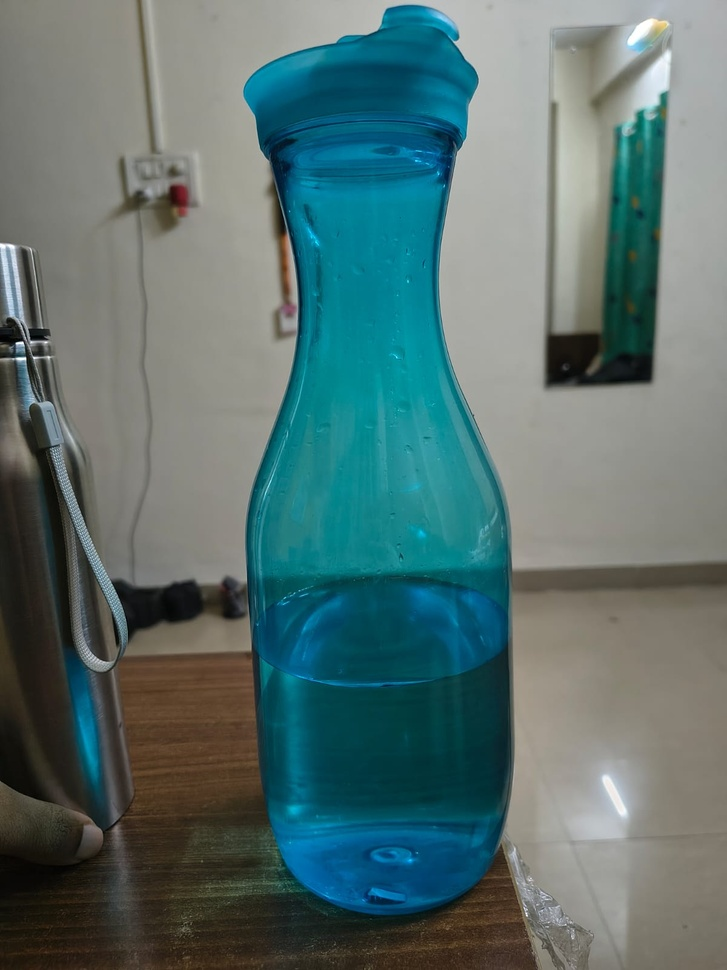
#> input picture ai/vision/tests/test1 copy.jpeg, 727 x 970 px, shrunk from 1200 x 1600 before the run
$ python -i lighting.py   (imports and definitions only)
#> lines starting #> are read from the running program, lines starting #| are printed output that depends on the picture
"""AI Lighting Correction & White-Balance Engine for Artisan Photographs.

Restores natural indoor lighting, lifts underexposed shadows, eliminates harsh yellow/green
tungsten bulb casts, and sharpens micro-contrast on handicrafts (pottery, textiles, wood, jewellery)
WITHOUT shifting genuine craft dyes, material textures, or handmade characteristics.
"""

from __future__ import annotations

import io
from pathlib import Path
import time
from typing import Any, BinaryIO, Dict, Optional, Tuple, Union

from PIL import Image, ImageEnhance, ImageOps

try:
    import cv2
    import numpy as np
except ImportError:
    cv2, np = None, None


class LightingCorrector:
    """Intelligent lighting and exposure balance engine for craft photos."""

    def __init__(
        self,
        clahe_clip_limit: float = 2.0,
        tile_grid_size: Tuple[int, int] = (8, 8),
    ) -> None:
        """Initialize LightingCorrector with CLAHE parameters."""
        self.clahe_clip_limit = clahe_clip_limit
        self.tile_grid_size = tile_grid_size
        if cv2 is not None:
            self._clahe = cv2.createCLAHE(
                clipLimit=self.clahe_clip_limit,
                tileGridSize=self.tile_grid_size,
            )
        else:
            self._clahe = None

    # [26 lines left out: function _to_pil, not called in this run]

    def auto_white_balance(self, bgr_img: Any) -> Any:
        """Correct color temperature casts using the Gray-World / Percentile algorithm."""
        if cv2 is None or np is None:
            return bgr_img

        result = bgr_img.astype(np.float32)
        b_p = np.percentile(result[:, :, 0], 98)
        g_p = np.percentile(result[:, :, 1], 98)
        r_p = np.percentile(result[:, :, 2], 98)

        avg_gray = (b_p + g_p + r_p) / 3.0
        if avg_gray < 1.0:
            return bgr_img

        scale_b = float(np.clip(avg_gray / (b_p + 1e-5), 0.75, 1.35))
        scale_g = float(np.clip(avg_gray / (g_p + 1e-5), 0.75, 1.35))
        scale_r = float(np.clip(avg_gray / (r_p + 1e-5), 0.75, 1.35))

        result[:, :, 0] *= scale_b
        result[:, :, 1] *= scale_g
        result[:, :, 2] *= scale_r

        return np.clip(result, 0, 255).astype(np.uint8)

    def adaptive_contrast_enhancement(self, bgr_img: Any) -> Any:
        """Apply CLAHE on CIELAB L-channel to brighten shadows without color distortion."""
        if cv2 is None or np is None or self._clahe is None:
            return bgr_img

        lab = cv2.cvtColor(bgr_img, cv2.COLOR_BGR2LAB)
        l_channel, a_channel, b_channel = cv2.split(lab)
        enhanced_l = self._clahe.apply(l_channel)
        enhanced_lab = cv2.merge((enhanced_l, a_channel, b_channel))
        return cv2.cvtColor(enhanced_lab, cv2.COLOR_LAB2BGR)

    def auto_gamma_exposure(self, bgr_img: Any) -> Any:
        """Dynamically adjust gamma if the photograph is underexposed."""
        if cv2 is None or np is None:
            return bgr_img

        gray = cv2.cvtColor(bgr_img, cv2.COLOR_BGR2GRAY)
        mean_lum = float(np.mean(gray))

        if mean_lum < 110:
            gamma = float(np.clip(110.0 / (mean_lum + 1e-5), 1.0, 1.6))
            inv_gamma = 1.0 / gamma
            table = np.array([((i / 255.0) ** inv_gamma) * 255 for i in np.arange(0, 256)]).astype(np.uint8)
            return cv2.LUT(bgr_img, table)
        return bgr_img

    def correct_lighting(
        self,
        image_input: Union[str, Path, bytes, BinaryIO, Image.Image, Any],
        enable_white_balance: bool = True,
        enable_clahe: bool = True,
        enable_auto_exposure: bool = True,
        output_format: str = "JPG",
    ) -> Tuple[bytes, Dict[str, Any]]:
        """Execute the complete lighting and exposure enhancement sequence.

        Args:
            image_input: Source image input.
            enable_white_balance: Whether to apply color temperature normalization.
            enable_clahe: Whether to apply adaptive shadow/contrast correction.
            enable_auto_exposure: Whether to lift underexposure.
            output_format: Output image format ('JPG' or 'PNG').

        Returns:
            Tuple of (enhanced_image_bytes, telemetry_metadata).
        """
        start_time = time.time()

        if cv2 is not None and np is not None:
            # OpenCV Accelerated Pipeline
            if isinstance(image_input, np.ndarray):
                bgr = image_input.copy()
            else:
                pil_img = self._to_pil(image_input)
                bgr = cv2.cvtColor(np.array(pil_img), cv2.COLOR_RGB2BGR)

            orig_mean_lum = float(np.mean(cv2.cvtColor(bgr, cv2.COLOR_BGR2GRAY)))
            working = bgr
            if enable_white_balance:
                working = self.auto_white_balance(working)
            if enable_auto_exposure:
                working = self.auto_gamma_exposure(working)
            if enable_clahe:
                working = self.adaptive_contrast_enhancement(working)

            new_mean_lum = float(np.mean(cv2.cvtColor(working, cv2.COLOR_BGR2GRAY)))
            elapsed_ms = round((time.time() - start_time) * 1000, 2)

            ext = ".jpg" if output_format.upper() in ("JPG", "JPEG") else ".png"
            params = [int(cv2.IMWRITE_JPEG_QUALITY), 95] if ext == ".jpg" else [int(cv2.IMWRITE_PNG_COMPRESSION), 4]
            success, encoded = cv2.imencode(ext, working, params)
            if not success:
                raise RuntimeError("Failed to encode processed image to output buffer")

            telemetry = {
                "execution_time_ms": elapsed_ms,
                "original_luminance": round(orig_mean_lum, 2),
                "enhanced_luminance": round(new_mean_lum, 2),
                "luminance_boost_percent": round(((new_mean_lum - orig_mean_lum) / (orig_mean_lum + 1e-5)) * 100, 2),
                "white_balance_applied": enable_white_balance,
                "clahe_applied": enable_clahe,
                "exposure_lift_applied": enable_auto_exposure,
                "engine": "opencv_clahe",
            }
            return encoded.tobytes(), telemetry

        else:
            # PIL Resilient Pure Python Fallback
            pil_img = self._to_pil(image_input)
            working_pil = pil_img

            if enable_auto_exposure:
                working_pil = ImageOps.autocontrast(working_pil, cutoff=1)
                enhancer_b = ImageEnhance.Brightness(working_pil)
                working_pil = enhancer_b.enhance(1.08)

            if enable_clahe:
                enhancer_c = ImageEnhance.Contrast(working_pil)
                working_pil = enhancer_c.enhance(1.12)

            buf = io.BytesIO()
            fmt = "JPEG" if output_format.upper() in ("JPG", "JPEG") else "PNG"
            working_pil.save(buf, format=fmt, quality=95)
            elapsed_ms = round((time.time() - start_time) * 1000, 2)

            telemetry = {
                "execution_time_ms": elapsed_ms,
                "white_balance_applied": enable_white_balance,
                "clahe_applied": enable_clahe,
                "exposure_lift_applied": enable_auto_exposure,
                "engine": "pil_autocontrast",
            }
            return buf.getvalue(), telemetry

>>> import cv2
>>> picture = cv2.cvtColor(cv2.imread('tests/test1 copy.jpeg'), cv2.COLOR_BGR2RGB)
>>> result = LightingCorrector().correct_lighting(picture)
#> in correct_lighting, `orig_mean_lum = float(np.mean(cv2.cvtColor(bgr, cv2.COLOR_BGR2GRAY)))`: orig_mean_lum = 109.5
#> in auto_white_balance, `b_p = np.percentile(result[:, :, 0], 98)`: b_p = 181
#> in auto_white_balance, `g_p = np.percentile(result[:, :, 1], 98)`: g_p = 185
#> in auto_white_balance, `r_p = np.percentile(result[:, :, 2], 98)`: r_p = 184
#> in auto_white_balance, `avg_gray = (b_p + g_p + r_p) / 3.0`: avg_gray = 183.3
#> in auto_white_balance, `scale_b = float(np.clip(avg_gray / (b_p + 1e-5), 0.75, 1.35))`: scale_b = 1.01
#> in auto_white_balance, `scale_g = float(np.clip(avg_gray / (g_p + 1e-5), 0.75, 1.35))`: scale_g = 0.991
#> in auto_white_balance, `scale_r = float(np.clip(avg_gray / (r_p + 1e-5), 0.75, 1.35))`: scale_r = 0.996
#> in auto_white_balance, `return np.clip(result, 0, 255).astype(np.uint8)`:
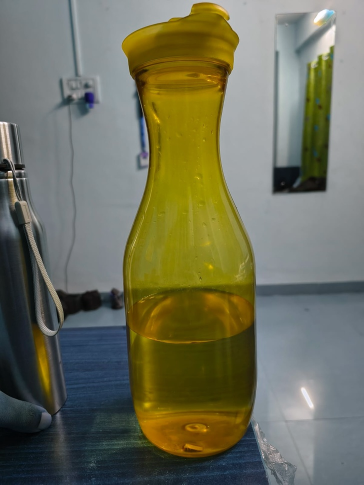
#> returned value: shape (970, 727, 3) (shown at 1/2 size); mean of channels 0, 1, 2 89, 111.1, 110.4; drawn as B, G, R
#> in auto_gamma_exposure, `gray = cv2.cvtColor(bgr_img, cv2.COLOR_BGR2GRAY)`:
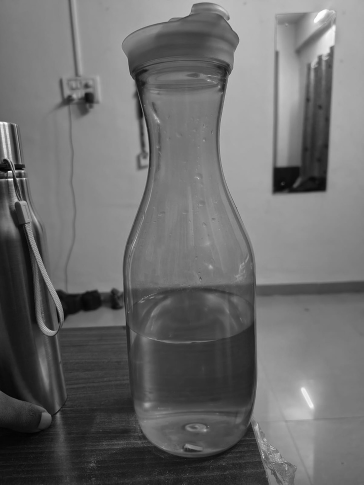
#> gray: shape (970, 727) (shown at 1/2 size); min 0, max 253, mean 108.4
#> in auto_gamma_exposure, `mean_lum = float(np.mean(gray))`: mean_lum = 108.4
#> in auto_gamma_exposure, `gamma = float(np.clip(110.0 / (mean_lum + 1e-5), 1.0, 1.6))`: gamma = 1.01
#> in auto_gamma_exposure, `inv_gamma = 1.0 / gamma`: inv_gamma = 0.985
#> in auto_gamma_exposure, `table = np.array([((i / 255.0) ** inv_gamma) * 255 for i in np.arange(..`: table = 256 values from 0 to 255
#> in adaptive_contrast_enhancement, `l_channel, a_channel, b_channel = cv2.split(lab)`:
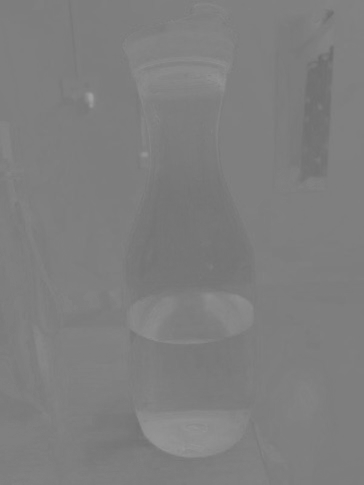
#> a_channel: shape (970, 727) (shown at 1/2 size); min 107, max 161, mean 126.2
#> in adaptive_contrast_enhancement, `l_channel, a_channel, b_channel = cv2.split(lab)`:
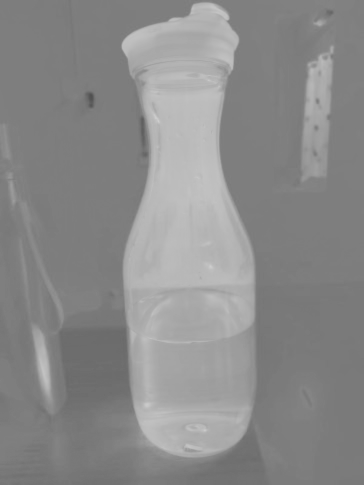
#> b_channel: shape (970, 727) (shown at 1/2 size); min 79, max 209, mean 138.5
#> in adaptive_contrast_enhancement, `enhanced_l = self._clahe.apply(l_channel)`:
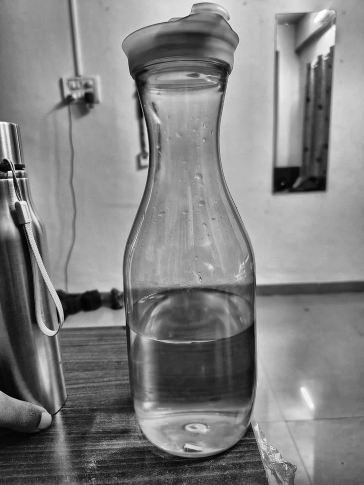
#> enhanced_l: shape (970, 727) (shown at 1/2 size); min 0, max 254, mean 129.4
#> in adaptive_contrast_enhancement, `return cv2.cvtColor(enhanced_lab, cv2.COLOR_LAB2BGR)`:
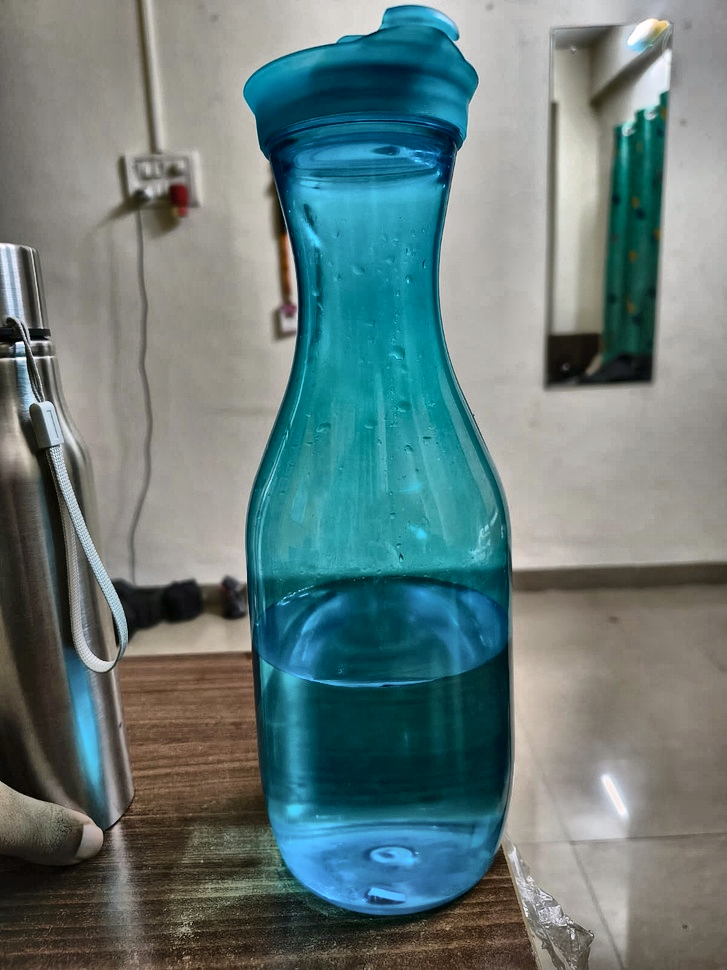
#> returned value: shape (970, 727, 3); mean R, G, B 102.9, 123.4, 123
#> in correct_lighting, `new_mean_lum = float(np.mean(cv2.cvtColor(working, cv2.COLOR_BGR2GRAY)))`: new_mean_lum = 120.9
#> in correct_lighting, `telemetry = { "execution_time_ms": elapsed_ms, "original_luminance": r..`: telemetry = {'execution_time_ms': 1077.1, 'original_luminance': 109.5, 'enhanced_luminance': 120.9, 'luminance_boost_percent': 10.4, 'white_balance_applied': True, 'clahe_applied': True, 'exposure_lift_applied': True, 'engine': 'opencv_clahe'}

$ run again, on ai/vision/tests/test3.jpeg
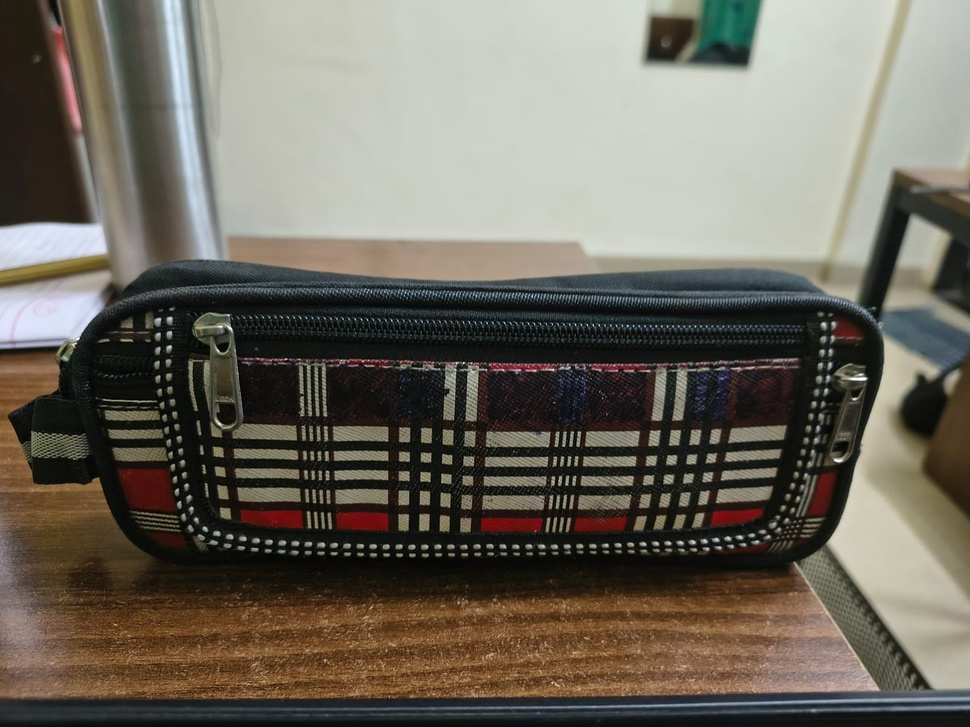
#> input picture ai/vision/tests/test3.jpeg, 970 x 727 px, shrunk from 1600 x 1200 before the run
#> orig_mean_lum = 102
#> b_p = 211
#> g_p = 215
#> r_p = 209
#> avg_gray = 211.7
#> scale_b = 1
#> scale_g = 0.984
#> scale_r = 1.01
#> in auto_gamma_exposure, `gray = cv2.cvtColor(bgr_img, cv2.COLOR_BGR2GRAY)`:
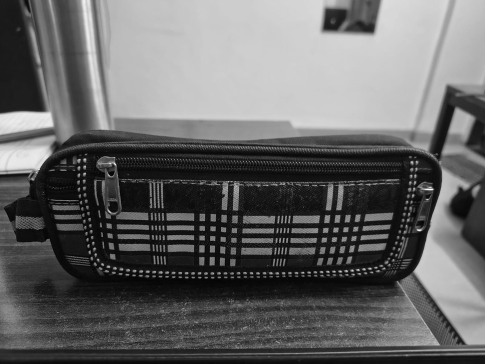
#> gray: shape (727, 970) (shown at 1/2 size); min 0, max 252, mean 100.9
#> mean_lum = 100.9
#> gamma = 1.09
#> inv_gamma = 0.917
#> table = 256 values from 0 to 255
#> lab: shape (727, 970, 3); mean of channels 0, 1, 2 110.7, 127.5, 122.6
#> enhanced_lab: shape (727, 970, 3); mean of channels 0, 1, 2 125.8, 127.5, 122.6
#> in adaptive_contrast_enhancement, `return cv2.cvtColor(enhanced_lab, cv2.COLOR_LAB2BGR)`:
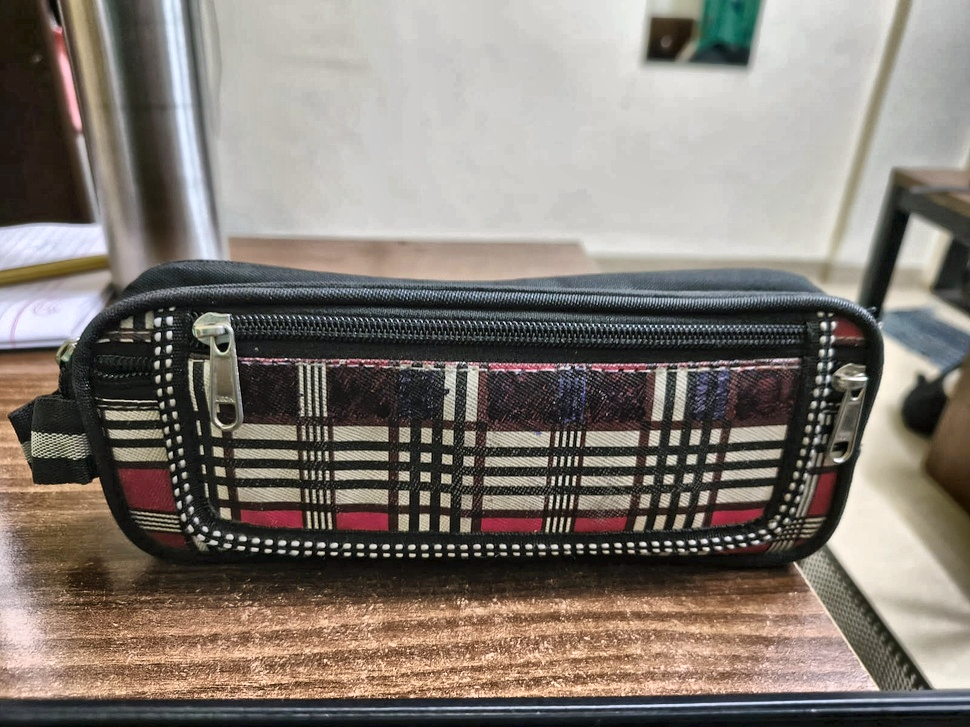
#> returned value: shape (727, 970, 3); mean R, G, B 130.4, 122.3, 114.6
#> new_mean_lum = 120.9
#> telemetry = {'execution_time_ms': 1094, 'original_luminance': 102, 'enhanced_luminance': 120.9, 'luminance_boost_percent': 18.56, 'white_balance_applied': True, 'clahe_applied': True, 'exposure_lift_applied': True, 'engine': 'opencv_clahe'}
